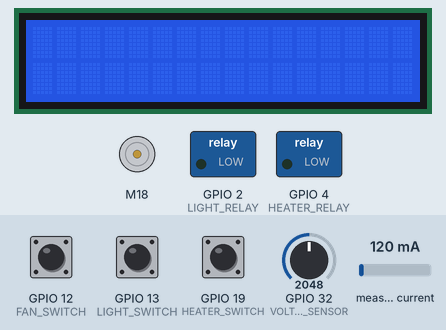
Bench run of a sketch on a simulated ESP32. On the bench: DC motor (green arrow = forward, orange = backward, longer = faster), 16×2 character LCD, switched loads named in the sketch (green lamp = pin HIGH). The test bench sets the inputs (shaded band); at power-on: GPIO 12 (FAN_SWITCH) HIGH, GPIO 13 (LIGHT_SWITCH) HIGH, GPIO 19 (HEATER_SWITCH) HIGH, measured current 120 mA, GPIO 32 (VOLTAGE_SENSOR) = 2048. What the sketch prints to the serial monitor is not drawn.

Above: at 1.2 s.
1.3 s: GPIO 12 (FAN_SWITCH) pulled LOW for 0.15 s
At 3.3 s:
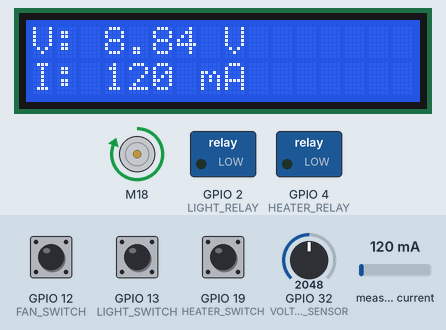
4.4 s: GPIO 13 (LIGHT_SWITCH) pulled LOW for 0.15 s
At 5.4 s:
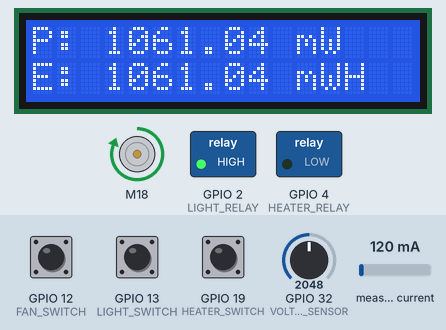
7.5 s: GPIO 19 (HEATER_SWITCH) pulled LOW for 0.15 s
At 9.7 s:
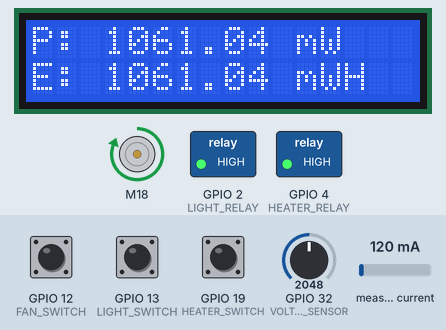
10.6 s: GPIO 12 (FAN_SWITCH) pulled LOW for 1 s
At 11.5 s:
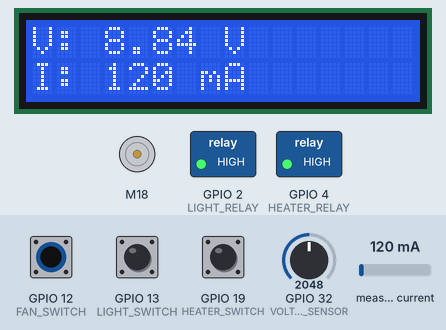
14.6 s: GPIO 13 (LIGHT_SWITCH) pulled LOW for 1 s
At 15.4 s:
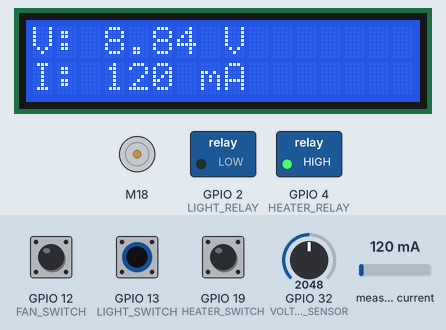
18.6 s: measured current set to 40 mA
At 21.3 s:
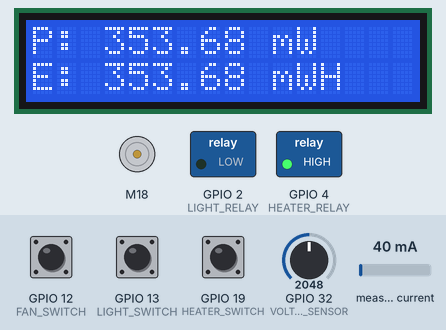
Timing chart, 0 to 22.6 s (numbered marks = the images above; inputs shaded):
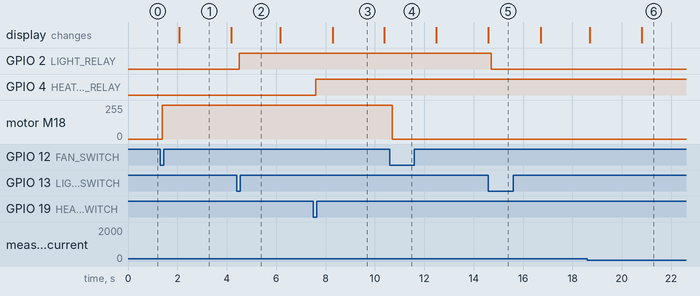

The sketch:

Energy_Management_System.ino
```cpp
#include <Wire.h>
#include <ACS712.h>
#include <CytronMotorDriver.h>
#include <LiquidCrystal_I2C.h>

#define VOLTAGE_SENSOR 32
#define CURRENT_SENSOR 35

#define FAN_SWITCH 12
#define LIGHT_SWITCH 13
#define HEATER_SWITCH 19
#define FAN_SPEED_KNOB 33

#define MOTOR_DIR 5
#define MOTOR_PWM 18

#define LIGHT_RELAY 2
#define HEATER_RELAY 4

ACS712 ACS(CURRENT_SENSOR, 3.3, 4095, 100);

LiquidCrystal_I2C lcd(0x3F, 16, 2);

CytronMD motor(PWM_DIR, MOTOR_PWM, MOTOR_DIR);

#define VOLTAGE_ERROR_FACTOR 0.59;

// Floats for ADC voltage & Input voltage
float adc_voltage = 0.0;
float in_voltage = 0.0;

// Floats for resistor values in divider (in ohms)
float R1 = 30000.0;
float R2 = 7500.0;

// Float for Reference Voltage
float ref_voltage = 3.3;

// Integer for ADC value
int adc_value = 0;

float voltage = 0.0, current = 0.0, power = 0.0, energy = 0.0;

bool fanSwitchPressed = false, lightSwitchPressed = false, heaterSwitchPressed = false;

//variables to keep track of the timing of recent interrupts
unsigned long switch_time = 0;
unsigned long last_fan_switch_time = 0;
unsigned long last_light_switch_time = 0;
unsigned long last_heater_switch_time = 0;

unsigned long lcdUpdateTimer = 0;
const unsigned long lcdUpdateInterval = 2000;  // Update every 2 seconds
bool displayingVoltageCurrent = true;          // Display voltage and current initially

void IRAM_ATTR fanSwitchCheck() {
  switch_time = millis();
  if (switch_time - last_fan_switch_time > 250) {
    fanSwitchPressed = !fanSwitchPressed;
    last_fan_switch_time = switch_time;
  }
}

void IRAM_ATTR lightSwitchCheck() {
  switch_time = millis();
  if (switch_time - last_light_switch_time > 250) {
    lightSwitchPressed = !lightSwitchPressed;
    last_light_switch_time = switch_time;
  }
}

void IRAM_ATTR heaterSwitchCheck() {
  switch_time = millis();
  if (switch_time - last_heater_switch_time > 250) {
    heaterSwitchPressed = !heaterSwitchPressed;
    last_heater_switch_time = switch_time;
  }
}

void turnOnLight() {
  digitalWrite(LIGHT_RELAY, HIGH);
}

void turnOffLight() {
  digitalWrite(LIGHT_RELAY, LOW);
}

void turnOnHeater() {
  digitalWrite(HEATER_RELAY, HIGH);
}

void turnOffHeater() {
  digitalWrite(HEATER_RELAY, LOW);
}

void turnOnFan() {
  motor.setSpeed(255);
}

void turnOffFan() {
  motor.setSpeed(0);
}

float getVoltage() {
  // Read the Analog Input
  adc_value = analogRead(VOLTAGE_SENSOR);

  // Determine voltage at ADC input
  adc_voltage = (adc_value * ref_voltage) / 4095.0;

  // Calculate voltage at divider input
  in_voltage = adc_voltage * (R1 + R2) / R2;

  in_voltage = in_voltage + VOLTAGE_ERROR_FACTOR;

  return in_voltage;
}

int getCurrent() {
  int mA = ACS.mA_DC();
  return mA;
}

float getPower() {
  float tempPower = getVoltage() * getCurrent();
  return tempPower;
}

float getEnergy() {
  float tempEnergy = getPower();
  return tempEnergy;
}

void updateLCD(float voltage, int current, float power, float energy) {
  unsigned long currentMillis = millis();

  if (currentMillis - lcdUpdateTimer >= lcdUpdateInterval) {
    lcdUpdateTimer = currentMillis;  // Reset the timer

    lcd.clear();  // Clear the display

    if (displayingVoltageCurrent) {
      lcd.setCursor(0, 0);
      lcd.print("V: ");
      lcd.print(voltage, 2);
      lcd.print(" V   ");

      lcd.setCursor(0, 1);
      lcd.print("I: ");
      lcd.print(current);
      lcd.print(" mA");
    } else {
      lcd.setCursor(0, 0);
      lcd.print("P: ");
      lcd.print(power);
      lcd.print(" mW");

      lcd.setCursor(0, 1);
      lcd.print("E: ");
      lcd.print(energy);
      lcd.print(" mWH");
    }

    displayingVoltageCurrent = !displayingVoltageCurrent;  // Toggle between voltage/current and power/energy
  }
}


void setup() {

  Serial.begin(115200);

  pinMode(FAN_SWITCH, INPUT_PULLUP);
  pinMode(LIGHT_SWITCH, INPUT_PULLUP);
  pinMode(HEATER_SWITCH, INPUT_PULLUP);

  attachInterrupt(FAN_SWITCH, fanSwitchCheck, FALLING);
  attachInterrupt(LIGHT_SWITCH, lightSwitchCheck, FALLING);
  attachInterrupt(HEATER_SWITCH, heaterSwitchCheck, FALLING);

  pinMode(LIGHT_RELAY, OUTPUT);
  pinMode(HEATER_RELAY, OUTPUT);

  motor.setSpeed(0);

  digitalWrite(LIGHT_RELAY, LOW);
  digitalWrite(HEATER_RELAY, LOW);

  ACS.autoMidPoint();

  lcd.init();
  lcd.backlight();
}

void loop() {

  voltage = getVoltage();
  current = getCurrent();
  power = getPower();
  energy = getEnergy();

  updateLCD(voltage, current, power, energy);

  Serial.print("Voltage = ");
  Serial.print(voltage, 2);
  Serial.println(" V");

  Serial.print("Current = ");
  Serial.print(current);
  Serial.println(" mA");

  Serial.print("Power = ");
  Serial.print(power);
  Serial.println(" mW");

  Serial.print("Energy = ");
  Serial.print(energy);
  Serial.println(" mWH");

  Serial.println();

  if (fanSwitchPressed) {
    Serial.println("Fan is Turned On");
    turnOnFan();
  } else {
    Serial.println("Fan is Turned Off");
    turnOffFan();
  }

  if (lightSwitchPressed) {
    Serial.println("Light is Turned On");
    turnOnLight();
  } else {
    Serial.println("Light is Turned Off");
    turnOffLight();
  }

  if (heaterSwitchPressed) {
    Serial.println("Heater is Turned On");
    turnOnHeater();
  } else {
    Serial.println("Heater is Turned Off");
    turnOffHeater();
  }

  Serial.println();

  delay(100);
}
```

Measured:
- after the input at 1.3 s, motor M18: stopped → forward 255/255 after 0.09 s
- after the input at 4.4 s, GPIO 2 (LIGHT_RELAY): LOW → HIGH after 0.11 s
- after the input at 7.5 s, GPIO 4 (HEATER_RELAY): LOW → HIGH after 0.10 s
- after the input at 10.6 s, motor M18: forward 255/255 → stopped after 0.11 s
- after the input at 14.6 s, GPIO 2 (LIGHT_RELAY): HIGH → LOW after 0.10 s
- after the input at 18.6 s, the display: first changes after 0.10 s (image 6 shows a later state)
- what the display in image 1 shows lasts 2.1 s, from 2.1 s to 4.2 s
